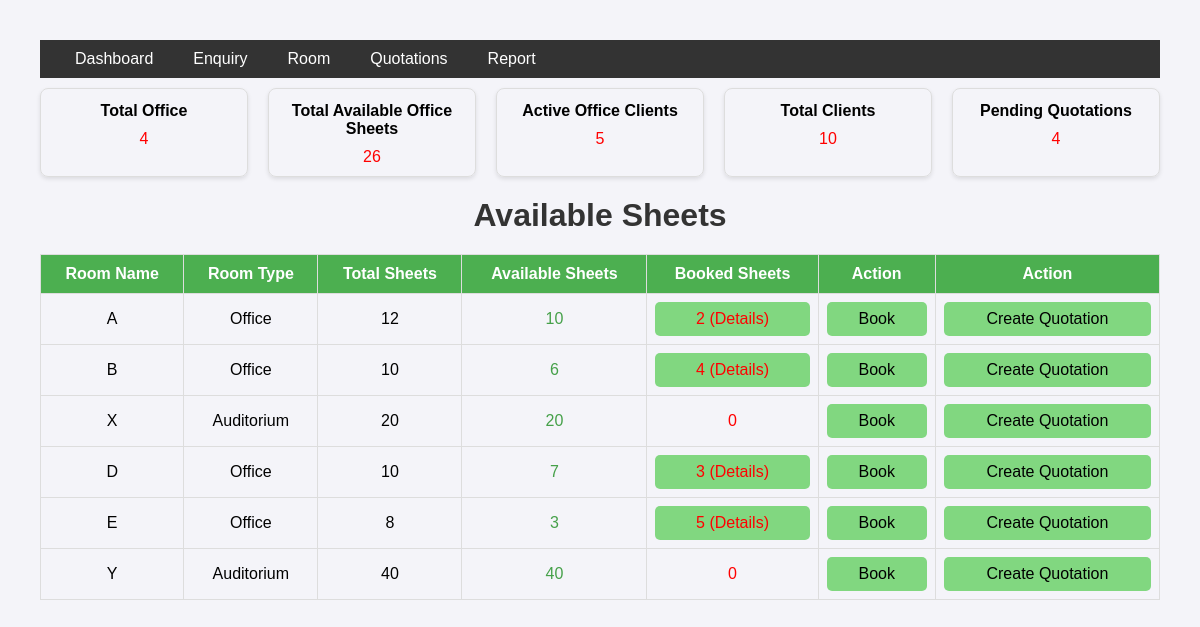
The page / on the database its author committed.
### employee/models.py (models this page shows, shortened)
class Room(models.Model):
    ROOM_TYPES = [
        ('Meeting Room', 'Meeting Room'),
        ('Auditorium', 'Auditorium'),
        ('Office', 'Office'),
    ]
    name = models.CharField(max_length=50)
    room_type = models.CharField(max_length=20, choices=ROOM_TYPES)
    sheet_count = models.PositiveIntegerField()
    price_per_sheet = models.DecimalField(max_digits=10, decimal_places=2, null=True, blank=True)
    price = models.DecimalField(max_digits=10, decimal_places=2, null=True, blank=True)
    amenities = models.TextField(default="Tea, Coffee, Pantry, WiFi")

### employee/views.py (the view)
# urls.py: path('', views.dashboard, name='dashboard'),
def dashboard(request):
    rooms_with_availability = []
    rooms = Room.objects.all()
    total_office=Room.objects.filter(room_type='Office')
    office_rooms = Room.objects.filter(room_type='Office')
    total_office_rooms = office_rooms.count()
    total_rooms = total_office.count()
    total_available_sheets = 0
    total_clients_active = Booking.objects.filter(status='ACTIVE', room__room_type='Office').values('client_name').distinct().count()
    total_clients = Booking.objects.values('client_name').distinct().count()
    total_pending_quotations = Quotation.objects.filter(status='Pending').count()
    available_office_rooms = 0
    for room in rooms:
        active_bookings = Booking.objects.filter(room=room, status='ACTIVE')
        booked_sheets = active_bookings.aggregate(Sum('sheets_booked'))['sheets_booked__sum'] or 0
        available_sheets = room.sheet_count - booked_sheets
        total_available_sheets += available_sheets
        if room.room_type == 'Office':
            available_office_rooms += available_sheets
        rooms_with_availability.append({
            'room': room,
            'available_sheets': available_sheets,
            'booked_sheets': booked_sheets,
            'bookings': active_bookings,
        })
    context = {
        'rooms_with_availability': rooms_with_availability,
        'total_rooms': total_rooms,
        'total_available_sheets': total_available_sheets,
        'total_clients_active': total_clients_active,
        'total_clients': total_clients,
        'total_pending_quotations': total_pending_quotations,
        'available_office_rooms': available_office_rooms  # Total available sheets for office rooms
    }
    return render(request, 'dashboard.html', context)

### templates/dashboard.html (shortened to what this page needs)
{% extends 'base.html' %}
{% block main %}
<div class="cards">
    <div class="card">
        <h2>Total Office</h2>
        <p>{{ total_rooms }}</p>
    </div>
    <div class="card">
        <h2>Total Available Office Sheets</h2>
        <p>{{ available_office_rooms }}</p>
    </div>
    <div class="card">
        <h2>Active Office Clients</h2>
        <p>{{ total_clients_active }}</p>
    </div>
    <div class="card">
        <h2>Total Clients</h2>
        <p>{{ total_clients }}</p>
    </div>
    <div class="card">
        <h2>Pending Quotations</h2>
        <p>{{ total_pending_quotations }}</p>
    </div>
</div>
<h1>Available Sheets</h1>
<table>
    <thead>
        <tr>
            <th>Room Name</th>
            <th>Room Type</th>
            <th>Total Sheets</th>
            <th>Available Sheets</th>
            <th>Booked Sheets</th>
            <th>Action</th>
            <th>Action</th>
        </tr>
    </thead>
    <tbody>
        {% for room_info in rooms_with_availability %}
        <tr>
            <td>{{ room_info.room.name }}</td>
            <td>{{ room_info.room.room_type }}</td>
            <td>{{ room_info.room.sheet_count }}</td>
            <td style="color: #45a049;">{{ room_info.available_sheets }}</td>
            <td style="color: red;">
                {% if room_info.booked_sheets > 0 %}
                    <button class="test" style="color: red;" onclick="toggleDetails('{{ room_info.room.id }}')">
                        {{ room_info.booked_sheets }} (Details)
                    </button>
                {% else %}
                    0
                {% endif %}
            </td>
            <td>
                <form method="get" action="{% url 'employee:book_room' %}">
                    <button type="submit" class="test">Book</button>
                </form>
            </td>
            <td>
                <form method="get" action="{% url 'employee:create_quotation' %}">
                    <button type="submit" class="test">Create Quotation</button>
                </form>
            </td>
        </tr>
        {% endfor %}
    </tbody>
</table>
{% endblock main %}

### templates/base.html (style rules this page uses)
body { font-family: Arial, sans-serif; background-color: #f4f4f9; margin: 0; padding: 0; }
.test { padding: 8px 15px; margin-right: 10px; background-color: #20be1b8a; color: black; }
table { width: 100%; border-collapse: collapse; margin-top: 20px; }
table th, table td { border: 1px solid #ddd; padding: 8px; text-align: left; }
table th { background-color: #f4f4f4; }
h1 { text-align: center; margin-top: 20px; color: #333; }
button { width: 100%; padding: 15px; background-color: #4CAF50; color: white; border: none; border-radius: 5px; font-size: 16px; cursor: pointer; }
body { font-family: Arial, sans-serif; margin: 20px; padding: 20px; }
h1 { text-align: center; color: #333; margin-bottom: 20px; }
table { width: 100%; border-collapse: collapse; margin: 20px 0; }
thead th { background-color: #4CAF50; color: white; text-align: center; padding: 10px; }
tbody td { text-align: center; padding: 8px; border: 1px solid #ddd; }
.cards { display: flex; gap: 10px; margin-bottom: 10px; margin-top: 10px; }
.card { flex: 1; border: 1px solid #ddd; border-radius: 8px; text-align: center; box-shadow: 0 2px 4px rgba(0, 0, 0, 0.1); }
.card h2 { margin-bottom: 10px; font-size: 1.0em; }
.card p { font-size: 1em; margin: 0; color: red; margin-bottom: 10px; }
@media (min-width: 1024px) { table { font-size: 16px; } }
@media (min-width: 1024px) { h1 { font-size: 2em; } }
@media (min-width: 1024px) { .cards { gap: 20px; } }

### rows shown on the page
Room: room.name "A", room.room_type "Office", room.sheet_count "12", available_sheets "10", booked_sheets "2"
Room: room.name "B", room.room_type "Office", room.sheet_count "10", available_sheets "6", booked_sheets "4"
Room: room.name "X", room.room_type "Auditorium", room.sheet_count "20", available_sheets "20"
Room: room.name "D", room.room_type "Office", room.sheet_count "10", available_sheets "7", booked_sheets "3"
Room: room.name "E", room.room_type "Office", room.sheet_count "8", available_sheets "3", booked_sheets "5"
Room: room.name "Y", room.room_type "Auditorium", room.sheet_count "40", available_sheets "40"

### other values the page prints
{{ total_rooms }} "4"
{{ available_office_rooms }} "26"
{{ total_clients_active }} "5"
{{ total_clients }} "10"
{{ total_pending_quotations }} "4"
